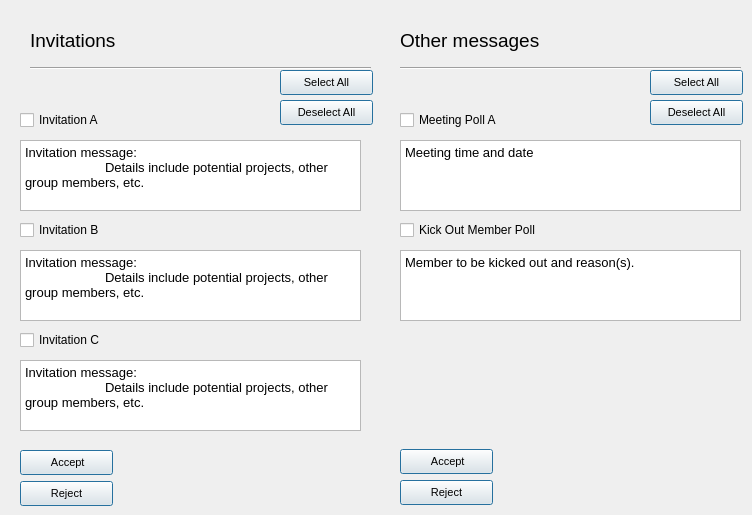
    <widget class="QWidget" name="inboxTab">
     <attribute name="title">
      <string>Inbox</string>
     </attribute>
     <widget class="QLabel" name="label_5">
      <property name="geometry">
       <rect>
        <x>30</x>
        <y>20</y>
        <width>141</width>
        <height>41</height>
       </rect>
      </property>
      <property name="font">
       <font>
        <pointsize>14</pointsize>
       </font>
      </property>
      <property name="text">
       <string>Invitations</string>
      </property>
     </widget>
     <widget class="QLabel" name="label_11">
      <property name="geometry">
       <rect>
        <x>400</x>
        <y>20</y>
        <width>181</width>
        <height>41</height>
       </rect>
      </property>
      <property name="font">
       <font>
        <pointsize>14</pointsize>
       </font>
      </property>
      <property name="text">
       <string>Other messages</string>
      </property>
     </widget>
     <widget class="QCheckBox" name="checkBox">
      <property name="geometry">
       <rect>
        <x>20</x>
        <y>110</y>
        <width>111</width>
        <height>20</height>
       </rect>
      </property>
      <property name="text">
       <string>Invitation A</string>
      </property>
     </widget>
     <widget class="QCheckBox" name="checkBox_2">
      <property name="geometry">
       <rect>
        <x>20</x>
        <y>220</y>
        <width>141</width>
        <height>20</height>
       </rect>
      </property>
      <property name="text">
       <string>Invitation B</string>
      </property>
     </widget>
     <widget class="QCheckBox" name="checkBox_3">
      <property name="geometry">
       <rect>
        <x>20</x>
        <y>330</y>
        <width>151</width>
        <height>20</height>
       </rect>
      </property>
      <property name="text">
       <string>Invitation C</string>
      </property>
     </widget>
     <widget class="QTextBrowser" name="textBrowser">
      <property name="geometry">
       <rect>
        <x>20</x>
        <y>140</y>
        <width>341</width>
        <height>71</height>
       </rect>
      </property>
      <property name="frameShape">
       <enum>QFrame::StyledPanel</enum>
      </property>
      <property name="frameShadow">
       <enum>QFrame::Sunken</enum>
      </property>
      <property name="html">
       <string>&lt;!DOCTYPE HTML PUBLIC &quot;-//W3C//DTD HTML 4.0//EN&quot; &quot;http://www.w3.org/TR/REC-html40/strict.dtd&quot;&gt;
&lt;html&gt;&lt;head&gt;&lt;meta name=&quot;qrichtext&quot; content=&quot;1&quot; /&gt;&lt;style type=&quot;text/css&quot;&gt;
p, li { white-space: pre-wrap; }
&lt;/style&gt;&lt;/head&gt;&lt;body style=&quot; font-family:'MS Shell Dlg 2'; font-size:10pt; font-weight:400; font-style:normal;&quot;&gt;
&lt;p style=&quot; margin-top:0px; margin-bottom:0px; margin-left:0px; margin-right:0px; -qt-block-indent:0; text-indent:0px;&quot;&gt;Invitation message: &lt;/p&gt;
&lt;p style=&quot; margin-top:0px; margin-bottom:0px; margin-left:0px; margin-right:0px; -qt-block-indent:0; text-indent:0px;&quot;&gt;	Details include potential projects, other group members, etc.&lt;/p&gt;&lt;/body&gt;&lt;/html&gt;</string>
      </property>
     </widget>
     <widget class="QTextBrowser" name="textBrowser_2">
      <property name="geometry">
       <rect>
        <x>20</x>
        <y>250</y>
        <width>341</width>
        <height>71</height>
       </rect>
      </property>
      <property name="frameShape">
       <enum>QFrame::StyledPanel</enum>
      </property>
      <property name="frameShadow">
       <enum>QFrame::Sunken</enum>
      </property>
      <property name="html">
       <string>&lt;!DOCTYPE HTML PUBLIC &quot;-//W3C//DTD HTML 4.0//EN&quot; &quot;http://www.w3.org/TR/REC-html40/strict.dtd&quot;&gt;
&lt;html&gt;&lt;head&gt;&lt;meta name=&quot;qrichtext&quot; content=&quot;1&quot; /&gt;&lt;style type=&quot;text/css&quot;&gt;
p, li { white-space: pre-wrap; }
&lt;/style&gt;&lt;/head&gt;&lt;body style=&quot; font-family:'MS Shell Dlg 2'; font-size:10pt; font-weight:400; font-style:normal;&quot;&gt;
&lt;p style=&quot; margin-top:0px; margin-bottom:0px; margin-left:0px; margin-right:0px; -qt-block-indent:0; text-indent:0px;&quot;&gt;Invitation message: &lt;/p&gt;
&lt;p style=&quot; margin-top:0px; margin-bottom:0px; margin-left:0px; margin-right:0px; -qt-block-indent:0; text-indent:0px;&quot;&gt;	Details include potential projects, other group members, etc.&lt;/p&gt;&lt;/body&gt;&lt;/html&gt;</string>
      </property>
     </widget>
     <widget class="QTextBrowser" name="textBrowser_3">
      <property name="geometry">
       <rect>
        <x>20</x>
        <y>360</y>
        <width>341</width>
        <height>71</height>
       </rect>
      </property>
      <property name="frameShape">
       <enum>QFrame::StyledPanel</enum>
      </property>
      <property name="frameShadow">
       <enum>QFrame::Sunken</enum>
      </property>
      <property name="html">
       <string>&lt;!DOCTYPE HTML PUBLIC &quot;-//W3C//DTD HTML 4.0//EN&quot; &quot;http://www.w3.org/TR/REC-html40/strict.dtd&quot;&gt;
&lt;html&gt;&lt;head&gt;&lt;meta name=&quot;qrichtext&quot; content=&quot;1&quot; /&gt;&lt;style type=&quot;text/css&quot;&gt;
p, li { white-space: pre-wrap; }
&lt;/style&gt;&lt;/head&gt;&lt;body style=&quot; font-family:'MS Shell Dlg 2'; font-size:10pt; font-weight:400; font-style:normal;&quot;&gt;
&lt;p style=&quot; margin-top:0px; margin-bottom:0px; margin-left:0px; margin-right:0px; -qt-block-indent:0; text-indent:0px;&quot;&gt;Invitation message: &lt;/p&gt;
&lt;p style=&quot; margin-top:0px; margin-bottom:0px; margin-left:0px; margin-right:0px; -qt-block-indent:0; text-indent:0px;&quot;&gt;	Details include potential projects, other group members, etc.&lt;/p&gt;&lt;/body&gt;&lt;/html&gt;</string>
      </property>
     </widget>
     <widget class="QPushButton" name="pushButton">
      <property name="geometry">
       <rect>
        <x>20</x>
        <y>450</y>
        <width>93</width>
        <height>25</height>
       </rect>
      </property>
      <property name="font">
       <font>
        <pointsize>8</pointsize>
       </font>
      </property>
      <property name="text">
       <string> Accept</string>
      </property>
      <property name="default">
       <bool>true</bool>
      </property>
     </widget>
     <widget class="QPushButton" name="pushButton_4">
      <property name="geometry">
       <rect>
        <x>20</x>
        <y>481</y>
        <width>93</width>
        <height>25</height>
       </rect>
      </property>
      <property name="font">
       <font>
        <pointsize>8</pointsize>
       </font>
      </property>
      <property name="text">
       <string>Reject</string>
      </property>
      <property name="default">
       <bool>true</bool>
      </property>
     </widget>
     <widget class="Line" name="line">
      <property name="geometry">
       <rect>
        <x>30</x>
        <y>60</y>
        <width>341</width>
        <height>16</height>
       </rect>
      </property>
      <property name="orientation">
       <enum>Qt::Horizontal</enum>
      </property>
     </widget>
     <widget class="QPushButton" name="pushButton_5">
      <property name="geometry">
       <rect>
        <x>280</x>
        <y>100</y>
        <width>93</width>
        <height>25</height>
       </rect>
      </property>
      <property name="font">
       <font>
        <pointsize>8</pointsize>
       </font>
      </property>
      <property name="text">
       <string>Deselect All</string>
      </property>
      <property name="default">
       <bool>true</bool>
      </property>
     </widget>
     <widget class="QPushButton" name="pushButton_6">
      <property name="geometry">
       <rect>
        <x>280</x>
        <y>70</y>
        <width>93</width>
        <height>25</height>
       </rect>
      </property>
      <property name="font">
       <font>
        <pointsize>8</pointsize>
       </font>
      </property>
      <property name="text">
       <string>Select All</string>
      </property>
      <property name="default">
       <bool>true</bool>
      </property>
     </widget>
     <widget class="Line" name="line_2">
      <property name="geometry">
       <rect>
        <x>400</x>
        <y>60</y>
        <width>341</width>
        <height>16</height>
       </rect>
      </property>
      <property name="orientation">
       <enum>Qt::Horizontal</enum>
      </property>
     </widget>
     <widget class="QTextBrowser" name="textBrowser_4">
      <property name="geometry">
       <rect>
        <x>400</x>
        <y>250</y>
        <width>341</width>
        <height>71</height>
       </rect>
      </property>
      <property name="frameShape">
       <enum>QFrame::StyledPanel</enum>
      </property>
      <property name="frameShadow">
       <enum>QFrame::Sunken</enum>
      </property>
      <property name="html">
       <string>&lt;!DOCTYPE HTML PUBLIC &quot;-//W3C//DTD HTML 4.0//EN&quot; &quot;http://www.w3.org/TR/REC-html40/strict.dtd&quot;&gt;
&lt;html&gt;&lt;head&gt;&lt;meta name=&quot;qrichtext&quot; content=&quot;1&quot; /&gt;&lt;style type=&quot;text/css&quot;&gt;
p, li { white-space: pre-wrap; }
&lt;/style&gt;&lt;/head&gt;&lt;body style=&quot; font-family:'MS Shell Dlg 2'; font-size:10pt; font-weight:400; font-style:normal;&quot;&gt;
&lt;p style=&quot; margin-top:0px; margin-bottom:0px; margin-left:0px; margin-right:0px; -qt-block-indent:0; text-indent:0px;&quot;&gt;Member to be kicked out and reason(s).&lt;/p&gt;&lt;/body&gt;&lt;/html&gt;</string>
      </property>
     </widget>
     <widget class="QCheckBox" name="checkBox_4">
      <property name="geometry">
       <rect>
        <x>400</x>
        <y>220</y>
        <width>151</width>
        <height>20</height>
       </rect>
      </property>
      <property name="text">
       <string>Kick Out Member Poll</string>
      </property>
     </widget>
     <widget class="QTextBrowser" name="textBrowser_5">
      <property name="geometry">
       <rect>
        <x>400</x>
        <y>140</y>
        <width>341</width>
        <height>71</height>
       </rect>
      </property>
      <property name="frameShape">
       <enum>QFrame::StyledPanel</enum>
      </property>
      <property name="frameShadow">
       <enum>QFrame::Sunken</enum>
      </property>
      <property name="html">
       <string>&lt;!DOCTYPE HTML PUBLIC &quot;-//W3C//DTD HTML 4.0//EN&quot; &quot;http://www.w3.org/TR/REC-html40/strict.dtd&quot;&gt;
&lt;html&gt;&lt;head&gt;&lt;meta name=&quot;qrichtext&quot; content=&quot;1&quot; /&gt;&lt;style type=&quot;text/css&quot;&gt;
p, li { white-space: pre-wrap; }
&lt;/style&gt;&lt;/head&gt;&lt;body style=&quot; font-family:'MS Shell Dlg 2'; font-size:10pt; font-weight:400; font-style:normal;&quot;&gt;
&lt;p style=&quot; margin-top:0px; margin-bottom:0px; margin-left:0px; margin-right:0px; -qt-block-indent:0; text-indent:0px;&quot;&gt;Meeting time and date&lt;/p&gt;
&lt;p style=&quot;-qt-paragraph-type:empty; margin-top:0px; margin-bottom:0px; margin-left:0px; margin-right:0px; -qt-block-indent:0; text-indent:0px;&quot;&gt;&lt;br /&gt;&lt;/p&gt;&lt;/body&gt;&lt;/html&gt;</string>
      </property>
     </widget>
     <widget class="QCheckBox" name="checkBox_5">
      <property name="geometry">
       <rect>
        <x>400</x>
        <y>110</y>
        <width>181</width>
        <height>20</height>
       </rect>
      </property>
      <property name="text">
       <string>Meeting Poll A</string>
      </property>
     </widget>
     <widget class="QPushButton" name="pushButton_7">
      <property name="geometry">
       <rect>
        <x>650</x>
        <y>70</y>
        <width>93</width>
        <height>25</height>
       </rect>
      </property>
      <property name="font">
       <font>
        <pointsize>8</pointsize>
       </font>
      </property>
      <property name="text">
       <string>Select All</string>
      </property>
      <property name="default">
       <bool>true</bool>
      </property>
     </widget>
     <widget class="QPushButton" name="pushButton_8">
      <property name="geometry">
       <rect>
        <x>650</x>
        <y>100</y>
        <width>93</width>
        <height>25</height>
       </rect>
      </property>
      <property name="font">
       <font>
        <pointsize>8</pointsize>
       </font>
      </property>
      <property name="text">
       <string>Deselect All</string>
      </property>
      <property name="default">
       <bool>true</bool>
      </property>
     </widget>
     <widget class="QPushButton" name="pushButton_10">
      <property name="geometry">
       <rect>
        <x>400</x>
        <y>449</y>
        <width>93</width>
        <height>25</height>
       </rect>
      </property>
      <property name="font">
       <font>
        <pointsize>8</pointsize>
       </font>
      </property>
      <property name="text">
       <string> Accept</string>
      </property>
      <property name="default">
       <bool>true</bool>
      </property>
     </widget>
     <widget class="QPushButton" name="pushButton_9">
      <property name="geometry">
       <rect>
        <x>400</x>
        <y>480</y>
        <width>93</width>
        <height>25</height>
       </rect>
      </property>
      <property name="font">
       <font>
        <pointsize>8</pointsize>
       </font>
      </property>
      <property name="text">
       <string>Reject</string>
      </property>
      <property name="default">
       <bool>true</bool>
      </property>
     </widget>
    </widget>
